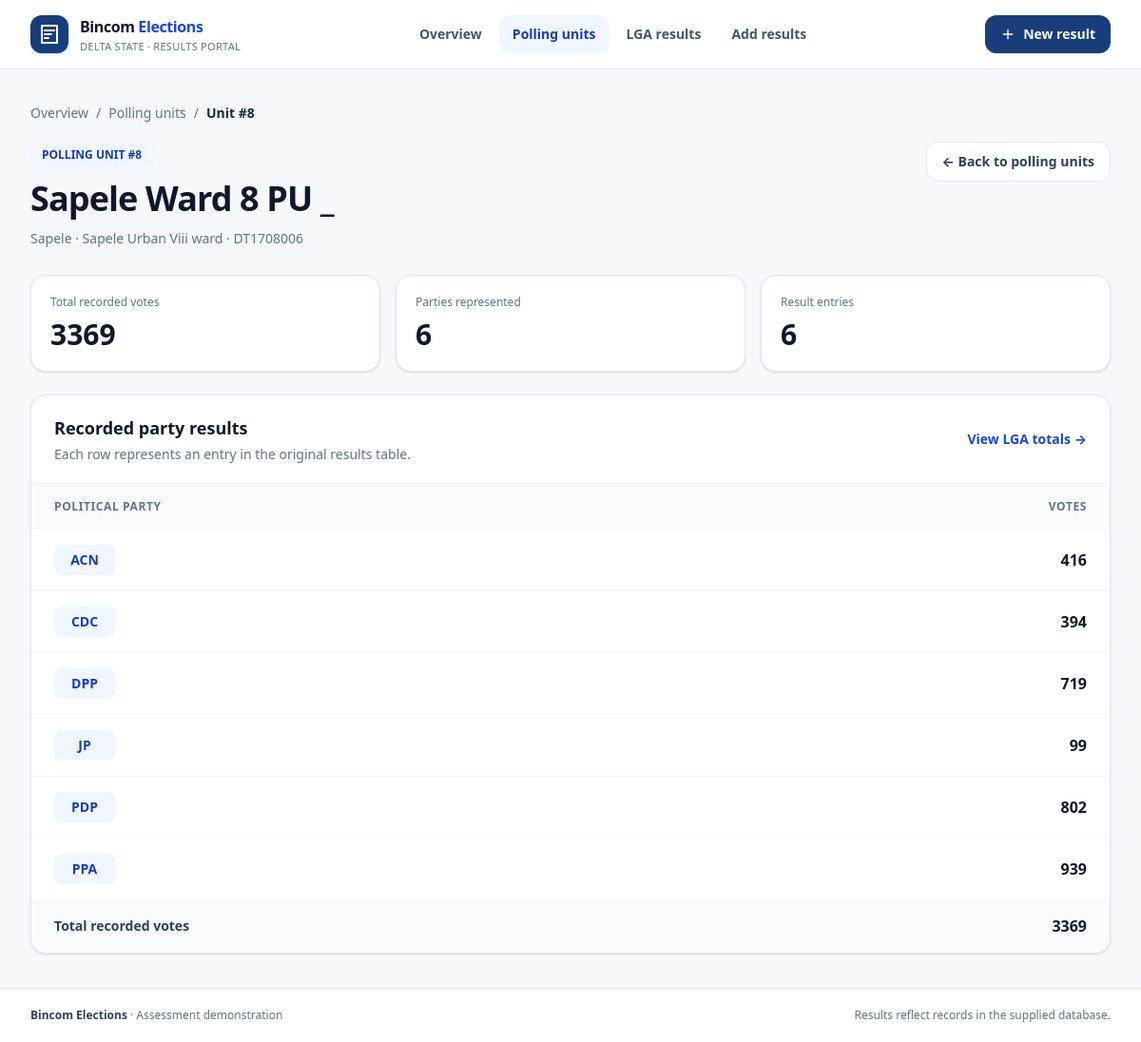
Screenshot of /election/poll-unit/8/ with the database file from the repository.
### election/models.py (models this page shows, shortened)
class PollingUnit(models.Model):
    uniqueid = models.AutoField(primary_key=True, blank=True)
    polling_unit_id = models.IntegerField()
    ward_id = models.IntegerField()
    lga_id = models.IntegerField()
    uniquewardid = models.IntegerField(blank=True, null=True)
    polling_unit_number = models.CharField(
        max_length=50,
        blank=True,
        null=True
    )
    polling_unit_name = models.CharField(
        max_length=50,
        blank=True,
        null=True
    )
    polling_unit_description = models.TextField(
        blank=True,
        null=True
    )
    lat = models.CharField(
        max_length=255,
        blank=True,
        null=True
    )
    long = models.CharField(
        max_length=255,
        blank=True,
        null=True
    )
    entered_by_user = models.CharField(
        max_length=50,
        blank=True,
        null=True
    )
    date_entered = models.CharField(
        max_length=19,
        blank=True,
        null=True
    )
    user_ip_address = models.CharField(
        max_length=50,
        blank=True,
        null=True
    )
    class Meta:
        managed = False
        db_table = 'polling_unit'

class Lga(models.Model):
    uniqueid = models.AutoField(primary_key=True, blank=True)
    lga_id = models.IntegerField()
    lga_name = models.CharField(max_length=50)
    state_id = models.IntegerField()
    lga_description = models.TextField(blank=True, null=True)
    entered_by_user = models.CharField(max_length=50)
    date_entered = models.CharField(max_length=19)
    user_ip_address = models.CharField(max_length=50)
    class Meta:
        managed = False
        db_table = 'lga'

class Ward(models.Model):
    uniqueid = models.AutoField(primary_key=True, blank=True)
    ward_id = models.IntegerField()
    ward_name = models.CharField(max_length=50)
    lga_id = models.IntegerField()
    ward_description = models.TextField(blank=True, null=True)
    entered_by_user = models.CharField(max_length=50)
    date_entered = models.CharField(max_length=19)
    user_ip_address = models.CharField(max_length=50)
    class Meta:
        managed = False
        db_table = 'ward'

class AnnouncedPuResult(models.Model):
    result_id = models.AutoField(primary_key=True, blank=True)
    polling_unit_uniqueid = models.CharField(max_length=50)
    party_abbreviation = models.CharField(max_length=4)
    party_score = models.IntegerField()
    entered_by_user = models.CharField(max_length=50)
    date_entered = models.CharField(max_length=19)
    user_ip_address = models.CharField(max_length=50)
    class Meta:
        managed = False
        db_table = 'announced_pu_results'

### election/views.py (the view)
# urls.py: path("poll-unit/<int:unit_id>/", views.polling_result, name="polling_unit_result"),
def polling_result(request, unit_id):
    poll_unit = get_object_or_404(PollingUnit, uniqueid=unit_id)
    results = list(
        AnnouncedPuResult.objects.filter(
            polling_unit_uniqueid=str(poll_unit.uniqueid)
        ).order_by("party_abbreviation", "result_id")
    )
    selected_lga = Lga.objects.filter(lga_id=poll_unit.lga_id).first()
    ward = Ward.objects.filter(uniqueid=poll_unit.uniquewardid).first()
    if ward and (ward.lga_id != poll_unit.lga_id or ward.ward_id != poll_unit.ward_id):
        ward = None
    return render(request, "election/poll_results.html", {
        "polling_unit": poll_unit,
        "poll_results": results,
        "selected_lga": selected_lga,
        "ward": ward,
        "total_votes": sum(r.party_score for r in results),
        "entry_count": len(results),
        "party_count": len({r.party_abbreviation for r in results}),
    })

### election/templates/election/poll_results.html (shortened to what this page needs)
{% extends 'base.html' %}
{% block content %}
<nav class="mb-5 flex flex-wrap items-center gap-2 text-sm text-slate-500" aria-label="Breadcrumb">
    <a href="{% url 'home' %}" class="hover:text-blue-700">Overview</a><span aria-hidden="true">/</span>
    <a href="{% url 'polling_units' %}" class="hover:text-blue-700">Polling units</a><span aria-hidden="true">/</span>
    <span class="font-semibold text-slate-800">Unit #{{ polling_unit.uniqueid }}</span>
</nav>
<section class="flex flex-wrap items-start justify-between gap-4">
    <div>
        <div class="inline-flex items-center rounded-lg bg-blue-50 px-3 py-1.5 text-xs font-extrabold text-blue-800">POLLING UNIT #{{ polling_unit.uniqueid }}</div>
        <h1 class="mt-3 max-w-2xl text-3xl font-extrabold tracking-tight sm:text-4xl">{{ polling_unit.polling_unit_name|default:polling_unit.polling_unit_number|default:'Unnamed polling unit' }}</h1>
        <p class="mt-3 text-sm text-slate-500">{% if selected_lga %}{{ selected_lga.lga_name }}{% else %}LGA not recorded{% endif %}{% if ward %} · {{ ward.ward_name }} ward{% endif %}{% if polling_unit.polling_unit_number %} · {{ polling_unit.polling_unit_number }}{% endif %}</p>
    </div>
    <a href="{% url 'polling_units' %}" class="inline-flex items-center gap-2 rounded-xl border border-slate-200 bg-white px-4 py-2.5 text-sm font-bold text-slate-700 transition hover:bg-slate-50">← Back to polling units</a>
</section>
<div class="mt-7 grid gap-4 sm:grid-cols-3">
    <div class="rounded-2xl border border-slate-200 bg-white p-5 shadow-sm"><p class="text-xs font-medium text-slate-500">Total recorded votes</p><p class="mt-2 text-3xl font-extrabold tabular-nums">{{ total_votes }}</p></div>
    <div class="rounded-2xl border border-slate-200 bg-white p-5 shadow-sm"><p class="text-xs font-medium text-slate-500">Parties represented</p><p class="mt-2 text-3xl font-extrabold tabular-nums">{{ party_count }}</p></div>
    <div class="rounded-2xl border border-slate-200 bg-white p-5 shadow-sm"><p class="text-xs font-medium text-slate-500">Result entries</p><p class="mt-2 text-3xl font-extrabold tabular-nums">{{ entry_count }}</p></div>
</div>
<section class="mt-6 overflow-hidden rounded-2xl border border-slate-200 bg-white shadow-sm">
    <div class="flex flex-wrap items-center justify-between gap-3 border-b border-slate-100 px-6 py-5"><div><h2 class="text-lg font-extrabold">Recorded party results</h2><p class="mt-1 text-sm text-slate-500">Each row represents an entry in the original results table.</p></div>{% if selected_lga %}<a href="{% url 'lga_result' %}?lga={{ selected_lga.lga_name|urlencode }}" class="text-sm font-bold text-blue-700 hover:underline">View LGA totals →</a>{% endif %}</div>
    {% if poll_results %}
    <div class="overflow-x-auto"><table class="w-full min-w-80 text-left text-sm"><thead class="bg-slate-50 text-xs font-bold uppercase tracking-wider text-slate-500"><tr><th class="px-6 py-4" scope="col">Political party</th><th class="px-6 py-4 text-right" scope="col">Votes</th></tr></thead><tbody class="divide-y divide-slate-100">{% for result in poll_results %}<tr class="hover:bg-slate-50/70"><td class="px-6 py-4"><span class="inline-flex min-w-16 justify-center rounded-lg bg-blue-50 px-3 py-1.5 font-extrabold text-blue-800">{{ result.party_abbreviation }}</span></td><td class="px-6 py-4 text-right text-base font-extrabold tabular-nums">{{ result.party_score }}</td></tr>{% endfor %}</tbody><tfoot class="bg-slate-50"><tr><th class="px-6 py-4 text-sm font-bold text-slate-700">Total recorded votes</th><td class="px-6 py-4 text-right text-base font-extrabold tabular-nums">{{ total_votes }}</td></tr></tfoot></table></div>
    {% endif %}
</section>
{% endblock %}

### templates/base.html (style rules this page uses)
:root { color-scheme: light; }
body { font-family: ui-sans-serif, system-ui, -apple-system, BlinkMacSystemFont, "Segoe UI", sans-serif; }
a, button, select, input { -webkit-tap-highlight-color: transparent; }

### rows the page displays
PollingUnit: uniqueid "8", polling_unit_name "Sapele Ward 8 PU _", polling_unit_number "DT1708006"
Lga: lga_name "Sapele"
Ward: ward_name "Sapele Urban Viii"
AnnouncedPuResult: party_abbreviation "ACN", party_score "416"
AnnouncedPuResult: party_abbreviation "CDC", party_score "394"
AnnouncedPuResult: party_abbreviation "DPP", party_score "719"
AnnouncedPuResult: party_abbreviation "JP", party_score "99"
AnnouncedPuResult: party_abbreviation "PDP", party_score "802"
AnnouncedPuResult: party_abbreviation "PPA", party_score "939"

### other values shown
{{ total_votes }} "3369"
{{ party_count }} "6"
{{ entry_count }} "6"
